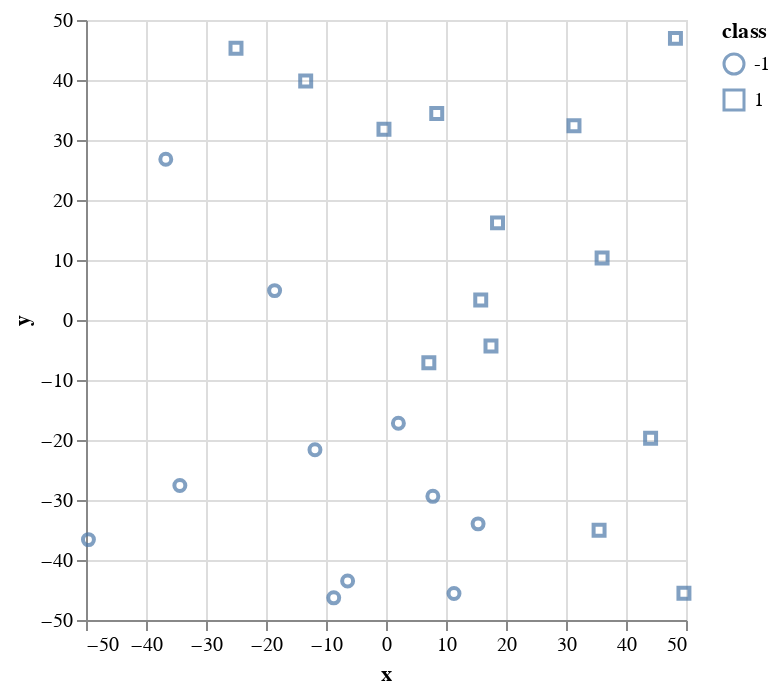

The notebook cell this image was saved under:
### Code cell
alt.Chart(training_df).mark_point().encode(
    x='x',
    y='y',
    shape="class",
    title="Training Set"
)

### Figure 1 — Vega-Lite specification as saved in the notebook (floating-point values rounded to 4 significant figures)
{"$schema": "https://vega.github.io/schema/vega-lite/v1.2.1.json", "data": {"values": [{"class": 1, "x": 7.14, "y": -7.111}, {"class": -1, "x": 7.809, "y": -29.39}, {"class": 1, "x": 31.33, "y": 32.36}, {"class": -1, "x": 15.35, "y": -33.98}, {"class": -1, "x": 2.067, "y": -17.22}, {"class": 1, "x": -25.0, "y": 45.28}, {"class": 1, "x": 49.66, "y": -45.54}, {"class": 1, "x": 36.02, "y": 10.32}, {"class": -1, "x": -11.84, "y": -21.64}, {"class": 1, "x": 17.5, "y": -4.317}, {"class": 1, "x": 18.59, "y": 16.18}, {"class": -1, "x": -36.7, "y": 26.78}, {"class": 1, "x": 48.24, "y": 46.94}, {"class": -1, "x": 11.33, "y": -45.57}, {"class": -1, "x": -49.59, "y": -36.6}, {"class": 1, "x": 44.1, "y": -19.71}, {"class": 1, "x": -13.39, "y": 39.82}, {"class": -1, "x": -18.56, "y": 4.898}, {"class": -1, "x": -6.397, "y": -43.5}, {"class": 1, "x": 8.455, "y": 34.41}, {"class": -1, "x": -34.36, "y": -27.57}, {"class": -1, "x": -8.713, "y": -46.31}, {"class": 1, "x": -0.3397, "y": 31.8}, {"class": 1, "x": 15.79, "y": 3.348}, {"class": 1, "x": 35.51, "y": -35.03}]}, "encoding": {"shape": {"field": "class", "type": "quantitative"}, "title": "Training Set", "x": {"field": "x", "type": "quantitative"}, "y": {"field": "y", "type": "quantitative"}}, "mark": "point"}
